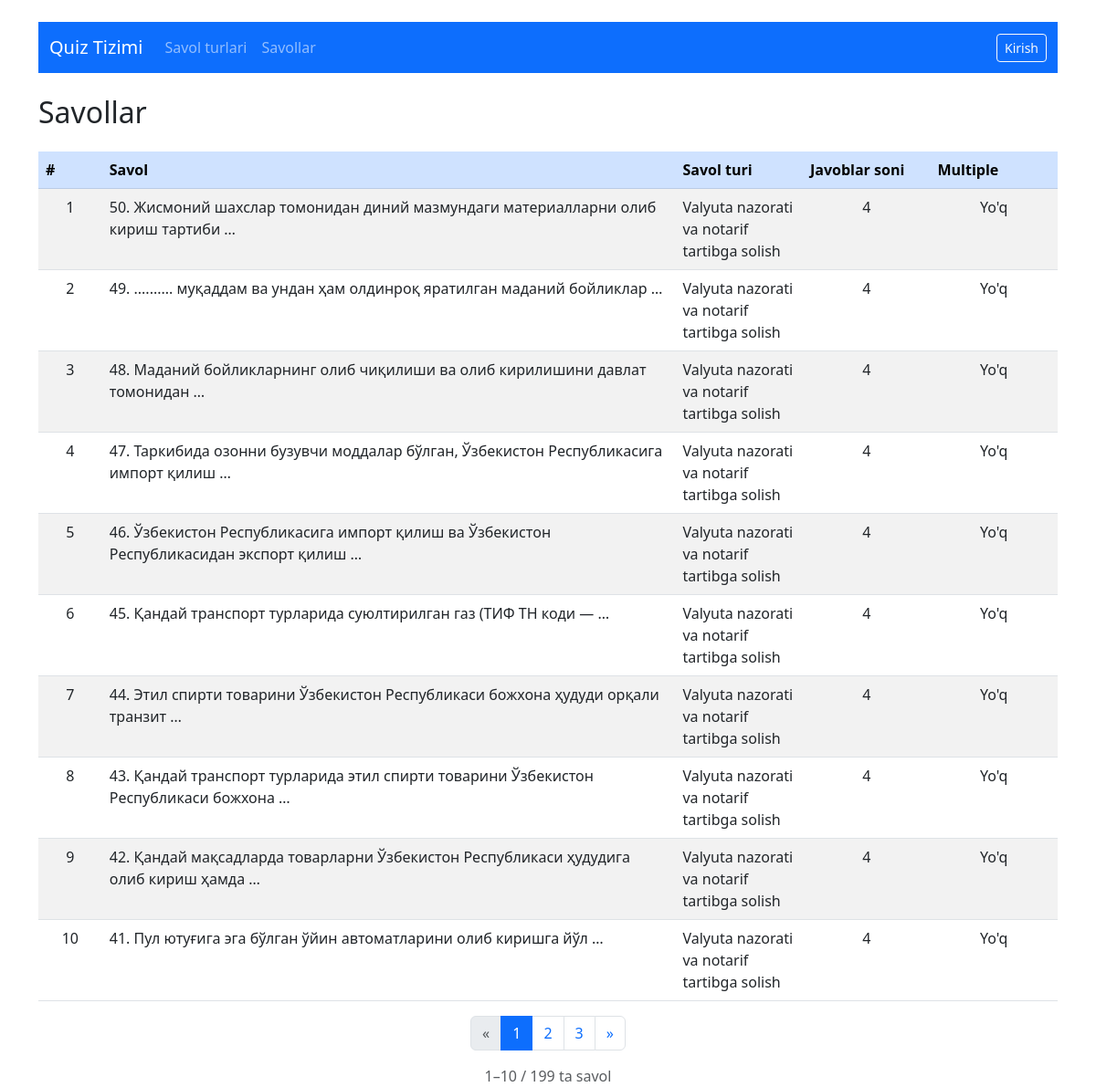
The app's page /quiz/questions/, older data.
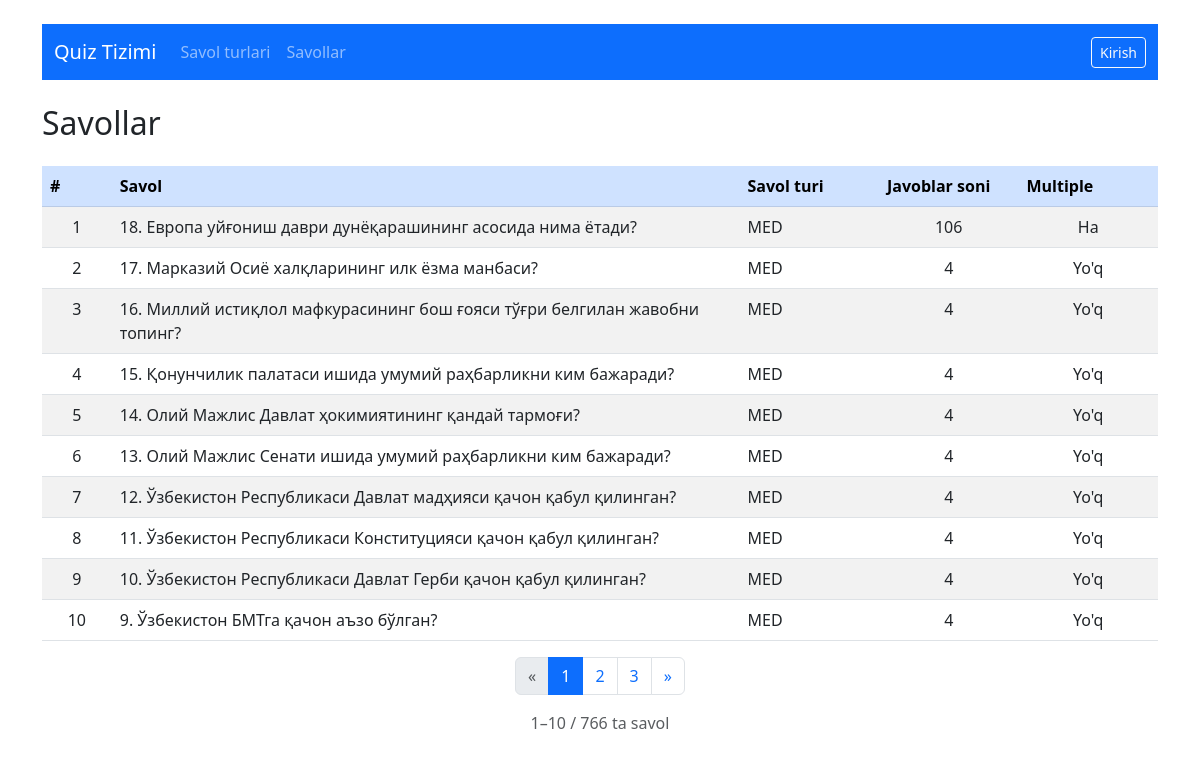
The same page, newer data.
### quiz/models.py (models this page shows, shortened)
class Question(models.Model):
    quiz_type = models.ForeignKey(QuizType, on_delete=models.CASCADE, related_name='questions')
    name = models.CharField(max_length=1000)
    is_active = models.BooleanField(default=True)
    is_multiple_choice = models.BooleanField(default=False)

class QuizType(models.Model):
    name = models.CharField(max_length=200)
    is_active = models.BooleanField(default=True)

### quiz/views.py (the view)
# urls.py: path('questions/', views.QuestionListView.as_view(), name='question_list'),
class QuestionListView(ListView):
    model = Question
    template_name = 'quiz/question_list.html'
    context_object_name = 'questions'
    paginate_by = 10
    def get_queryset(self):
        return Question.objects.select_related('quiz_type').prefetch_related('answers').filter(is_active=True).order_by('-id')

### quiz/templates/quiz/question_list.html (shortened to what this page needs)
{% extends 'quiz/base.html' %}
{% block content %}
<h2 class="mb-4">Savollar</h2>
<table class="table table-striped table-hover">
    <thead class="table-primary text-white">
        <tr>
            <th scope="col" style="width: 5%;">#</th>
            <th scope="col" style="width: 45%;">Savol</th>
            <th scope="col" style="width: 10%;">Savol turi</th>
            <th scope="col" style="width: 10%;">Javoblar soni</th>
            <th scope="col" style="width: 10%;">Multiple</th>
        </tr>
    </thead>
    <tbody>
        {% for q in page_obj %}
        <tr>
            <td class="text-center">{{ forloop.counter0|add:page_obj.start_index }}</td>
            <td>{{ q.name|truncatewords:10 }}</td>
            <td>{{ q.quiz_type.name }}</td>
            <td class="text-center">{{ q.answers.count }}</td>
            <td class="text-center">
                {% if q.is_multiple_choice %}Ha{% else %}Yo'q{% endif %}
            </td>
        </tr>
        {% endfor %}
    </tbody>
</table>
{% if is_paginated %}
<nav aria-label="Sahifalash navigatsiyasi">
    <ul class="pagination justify-content-center">
        {% if page_obj.has_previous %}
        <li class="page-item">
            <a class="page-link" href="?page={{ page_obj.previous_page_number }}" aria-label="Oldingi">
                &laquo;
            </a>
        </li>
        {% else %}
        <li class="page-item disabled">
            <span class="page-link">&laquo;</span>
        </li>
        {% endif %}
        {% for i in paginator.page_range %}
            {% if page_obj.number == i %}
                <li class="page-item active">
                    <span class="page-link">{{ i }}</span>
                </li>
            {% elif i > page_obj.number|add:'-3' and i < page_obj.number|add:'3' %}
                <li class="page-item">
                    <a class="page-link" href="?page={{ i }}">{{ i }}</a>
                </li>
            {% endif %}
        {% endfor %}
        {% if page_obj.has_next %}
        <li class="page-item">
            <a class="page-link" href="?page={{ page_obj.next_page_number }}" aria-label="Keyingi">
                &raquo;
            </a>
        </li>
        {% else %}
        <li class="page-item disabled">
            <span class="page-link">&raquo;</span>
        </li>
        {% endif %}
    </ul>
</nav>
<div class="text-center text-muted mt-2">
    {{ page_obj.start_index }}–{{ page_obj.end_index }} / {{ paginator.count }} ta savol
</div>
{% endif %}
{% endblock %}

Row changes from the older to the newer data that the page shows:
removed Question: name "50. Жисмоний шахслар томонидан диний мазмундаги материалларни олиб кириш тартиби …", quiz_type.name "Valyuta nazorati va notarif tartibga solish", answers.count "4", is_multiple_choice "Yo'q"
removed Question: name "49. .......... муқаддам ва ундан ҳам олдинроқ яратилган маданий бойликлар …", quiz_type.name "Valyuta nazorati va notarif tartibga solish", answers.count "4", is_multiple_choice "Yo'q"
removed Question: name "48. Маданий бойликларнинг олиб чиқилиши ва олиб кирилишини давлат томонидан …", quiz_type.name "Valyuta nazorati va notarif tartibga solish", answers.count "4", is_multiple_choice "Yo'q"
removed Question: name "47. Таркибида озонни бузувчи моддалар бўлган, Ўзбекистон Республикасига импорт қилиш …", quiz_type.name "Valyuta nazorati va notarif tartibga solish", answers.count "4", is_multiple_choice "Yo'q"
removed Question: name "46. Ўзбекистон Республикасига импорт қилиш ва Ўзбекистон Республикасидан экспорт қилиш …", quiz_type.name "Valyuta nazorati va notarif tartibga solish", answers.count "4", is_multiple_choice "Yo'q"
removed Question: name "45. Қандай транспорт турларида суюлтирилган газ (ТИФ ТН коди — …", quiz_type.name "Valyuta nazorati va notarif tartibga solish", answers.count "4", is_multiple_choice "Yo'q"
removed Question: name "44. Этил спирти товарини Ўзбекистон Республикаси божхона ҳудуди орқали транзит …", quiz_type.name "Valyuta nazorati va notarif tartibga solish", answers.count "4", is_multiple_choice "Yo'q"
removed Question: name "43. Қандай транспорт турларида этил спирти товарини Ўзбекистон Республикаси божхона …", quiz_type.name "Valyuta nazorati va notarif tartibga solish", answers.count "4", is_multiple_choice "Yo'q"
removed Question: name "42. Қандай мақсадларда товарларни Ўзбекистон Республикаси ҳудудига олиб кириш ҳамда …", quiz_type.name "Valyuta nazorati va notarif tartibga solish", answers.count "4", is_multiple_choice "Yo'q"
removed Question: name "41. Пул ютуғига эга бўлган ўйин автоматларини олиб киришга йўл …", quiz_type.name "Valyuta nazorati va notarif tartibga solish", answers.count "4", is_multiple_choice "Yo'q"
added Question: name "18. Европа уйғониш даври дунёқарашининг асосида нима ётади?", quiz_type.name "MED", answers.count "106", is_multiple_choice "Ha"
added Question: name "17. Mарказий Осиё халқларининг илк ёзма манбаси?", quiz_type.name "MED", answers.count "4", is_multiple_choice "Yo'q"
added Question: name "16. Миллий истиқлол мафкурасининг бош ғояси тўғри белгилан жавобни топинг?", quiz_type.name "MED", answers.count "4", is_multiple_choice "Yo'q"
added Question: name "15. Қонунчилик палатаси ишида умумий раҳбарликни ким бажаради?", quiz_type.name "MED", answers.count "4", is_multiple_choice "Yo'q"
added Question: name "14. Олий Мажлис Давлат ҳокимиятининг қандай тармоғи?", quiz_type.name "MED", answers.count "4", is_multiple_choice "Yo'q"
added Question: name "13. Олий Мажлис Сенати ишида умумий раҳбарликни ким бажаради?", quiz_type.name "MED", answers.count "4", is_multiple_choice "Yo'q"
added Question: name "12. Ўзбекистон Республикаси Давлат мадҳияси қачон қабул қилинган?", quiz_type.name "MED", answers.count "4", is_multiple_choice "Yo'q"
added Question: name "11. Ўзбекистон Республикаси Конституцияси қачон қабул қилинган?", quiz_type.name "MED", answers.count "4", is_multiple_choice "Yo'q"
added Question: name "10. Ўзбекистон Республикаси Давлат Герби қачон қабул қилинган?", quiz_type.name "MED", answers.count "4", is_multiple_choice "Yo'q"
added Question: name "9. Ўзбекистон БМТга қачон аъзо бўлган?", quiz_type.name "MED", answers.count "4", is_multiple_choice "Yo'q"
Text that changed along with them:
{{ paginator.count }}: "199" → "766"
